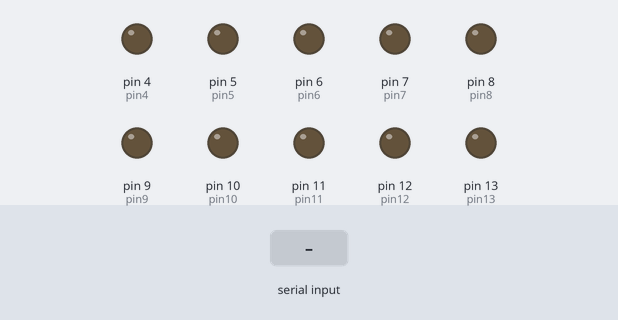
A sketch run on a simulated Arduino Uno, built with avr-gcc and run on an emulated ATmega328P. On the bench: output pins drawn as LEDs (lit = HIGH). The test bench sets the inputs (shaded band).

Above: at 1.2 s.
1.3 s: "1" received over Serial
At 1.8 s:
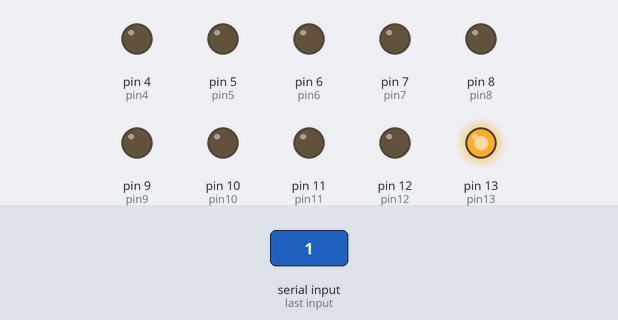
Timing chart, 0 to 4.3 s (numbered marks = the images above; inputs shaded):
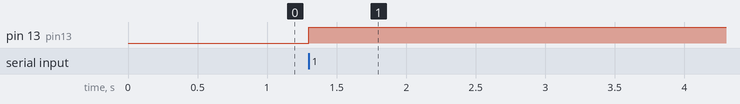

Measured:
- after the input at 1.3 s, pin 13 (pin13): LOW → HIGH at once

The sketch:

sketch_oct13a.ino
```cpp
int pin13 = 13;
int pin12 = 12;
int pin11 = 11;
int pin10 = 10;
int pin9 = 9;
int pin8 = 8;
int pin7 = 7;
int pin6 = 6;
int pin5 = 5;
int pin4 = 4;

int estado = 0;
boolean flag = false;
void setup() {
  // put your setup code here, to run once:
  pinMode(pin13, OUTPUT);
  digitalWrite(pin13, LOW);

  pinMode(pin12, OUTPUT);
  digitalWrite(pin12, LOW);

  pinMode(pin11, OUTPUT);
  digitalWrite(pin11, LOW);

  pinMode(pin10, OUTPUT);
  digitalWrite(pin10, LOW);

  pinMode(pin9, OUTPUT);
  digitalWrite(pin9, LOW);

  pinMode(pin8, OUTPUT);
  digitalWrite(pin8, LOW);

  pinMode(pin7, OUTPUT);
  digitalWrite(pin7, LOW);

  pinMode(pin6, OUTPUT);
  digitalWrite(pin6, LOW);

  pinMode(pin5, OUTPUT);
  digitalWrite(pin5, LOW);

  pinMode(pin4, OUTPUT);
  digitalWrite(pin4, LOW);

  Serial.begin(9600);
}

void loop() {
  // put your main code here, to run repeatedly:
      estado=Serial.read();

        if(estado=='1'){
          flag=!flag;
          digitalWrite(pin13,flag);
          }

        if(estado=='2'){
            flag=!flag;
            digitalWrite(pin12,flag);
          }

        if(estado=='3'){
            flag=!flag;
            digitalWrite(pin11,flag);
          }

       if(estado=='4'){
            flag=!flag;
            digitalWrite(pin10,flag);
          }

       if(estado=='5'){
            flag=!flag;
            digitalWrite(pin9,flag);
          }

       if(estado=='6'){
            flag=!flag;
            digitalWrite(pin8,flag);
          }

       if(estado=='7'){
            flag=!flag;
            digitalWrite(pin7,flag);
          }

       if(estado=='8'){
            flag=!flag;
            digitalWrite(pin6,flag);
          }

       if(estado=='9'){
            flag=!flag;
            digitalWrite(pin5,flag);
          }

}
```
